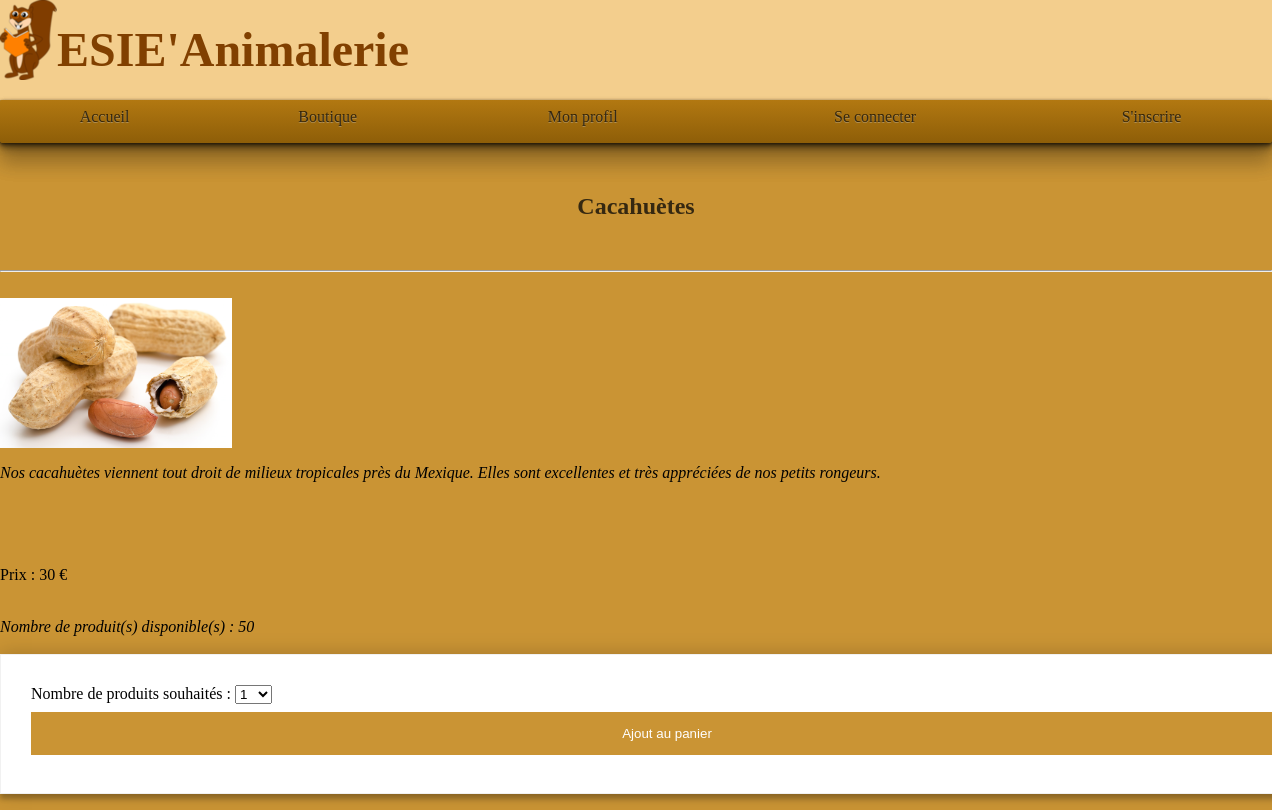
Page /Sources/fiche_produit.php?ID_Produit=4 on the committed database.
### tables this page shows
CREATE TABLE `Produits` (
  `ID_Produit` int(11) NOT NULL,
  `Nom_Produit` varchar(100) NOT NULL,
  `ID_Categorie` int(50) NOT NULL,
  `Image_Produit` varchar(45) NOT NULL,
  `Description_Produit` text NOT NULL,
  `Prix_Produit` int(10) NOT NULL,
  `Quantite_Produit` int(10) NOT NULL
);

### Sources/fiche_produit.php (the view, shortened to what this page needs)
<?php
include ('connexionBDD.php');
?>
<html>
	<body>
		<link rel="stylesheet" href="style.css"/>
		<?php require "entete.php"; ?>
<?php
if(isset($_GET['ID_Produit']))
{
	$query = "SELECT * FROM Produits WHERE ID_Produit = '$_GET[ID_Produit]'";
	$resultat = mysqli_query($mysqli, $query);
}
$produit = $resultat->fetch_assoc();
$contenu .= "<div id='produit'>";
$contenu .= "<h2>$produit[Nom_Produit]</h2><hr><br>";
$contenu .= "<img src='../Images/$produit[Image_Produit]' ='150' height='150'>";
$contenu .= "<p><i>$produit[Description_Produit]</i></p><br>";
$contenu .= "<p>$produit[Date_Produit]</p><br>";
$contenu .= "<p>Prix : $produit[Prix_Produit] €</p><br>";
$contenu .= "</div>";
if($produit['Quantite_Produit'] > 0)
{
    $contenu .= "<i>Nombre de produit(s) disponible(s) : $produit[Quantite_Produit] </i><br><br>";
    $contenu .= '<form method="post" action="panier.php">';
        $contenu .= "<input type='hidden' name='ID_Produit' value='$produit[ID_Produit]'>";
        $contenu .= '<label for="quantite">Nombre de produits souhaités : </label>';
        $contenu .= '<select id="quantite" name="quantite">';
        for($i = 1; $i <= $produit['Quantite_Produit'] && $i <= 10; $i++)
        {
			$contenu .= "<option>$i</option>";
        }
        $contenu .= '</select>';
        $contenu .= '<input type="submit" name="ajout_panier" value="Ajout au panier">';
    $contenu .= '</form>';
}
else
{
    $contenu .= "Ce produit n'est plus disponible en boutique";
}
echo $contenu;
?>
	</body>
</html>

### Sources/style.css (style rules this page uses)
html, body { margin : 0 0 0 0; padding : 0 0 0 0; }
body { background-color : #ca9434 ; }
form { width: 100%; padding: 30px; border: 1px solid #f1f1f1; background: #fff; box-shadow: 0 0 20px 0 rgba(0, 0, 0, 0.2), 0 5px 5px 0 rgba(0, 0, 0, 0.24); }
h2 { text-align: center; color: #352811; padding: 30; }
input[type=submit] { background-color: #ca9434; color: white; padding: 14px 20px; margin: 8px 0; border: none; cursor: pointer; width: 100%; }

### rows in the picture
produits: Nom_Produit "Cacahuètes", Image_Produit (picture), Description_Produit "Nos cacahuètes viennent tout droit de milieux tropicales près du Mexique. Elles sont excellentes et très appréciées de nos petits rongeurs.", Prix_Produit "30", Quantite_Produit "50"

### other values in the picture
form field quantite "1"
